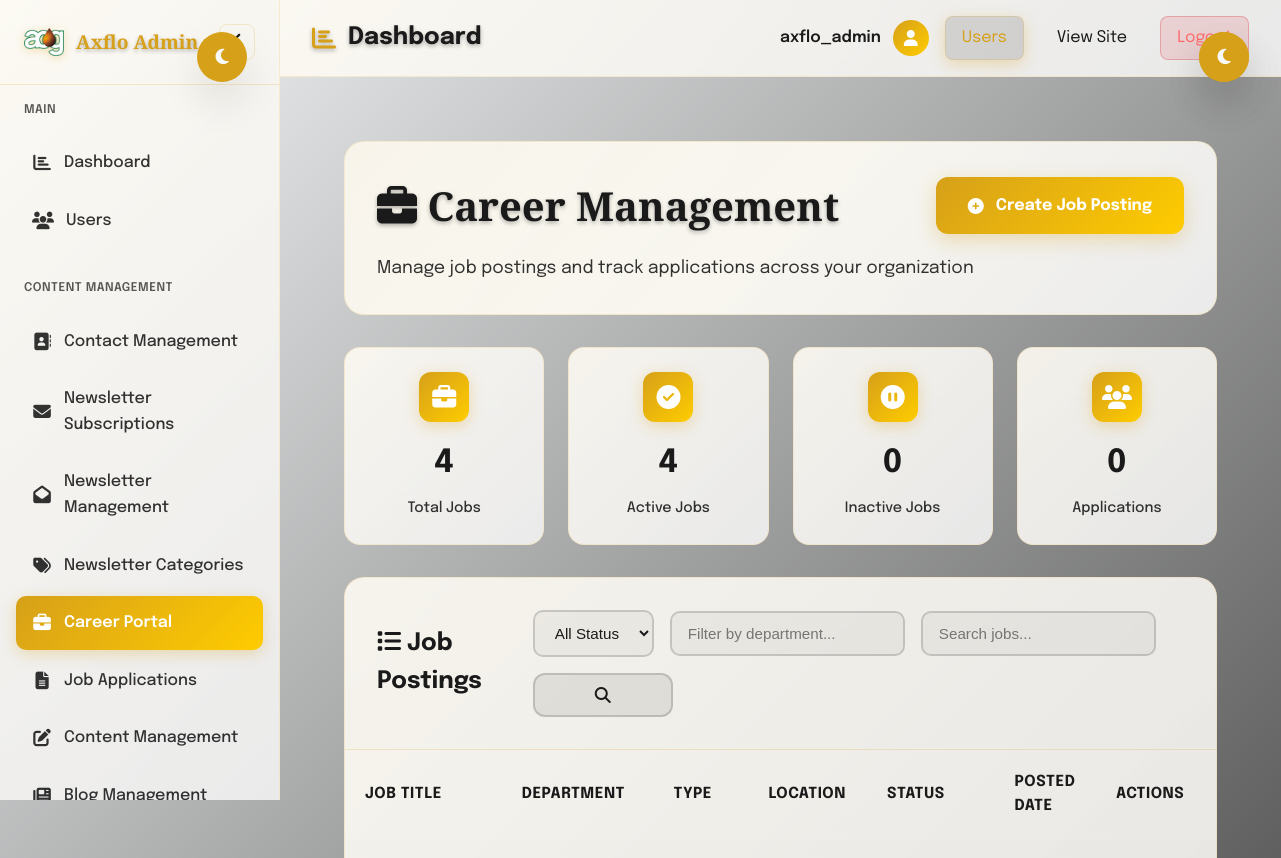
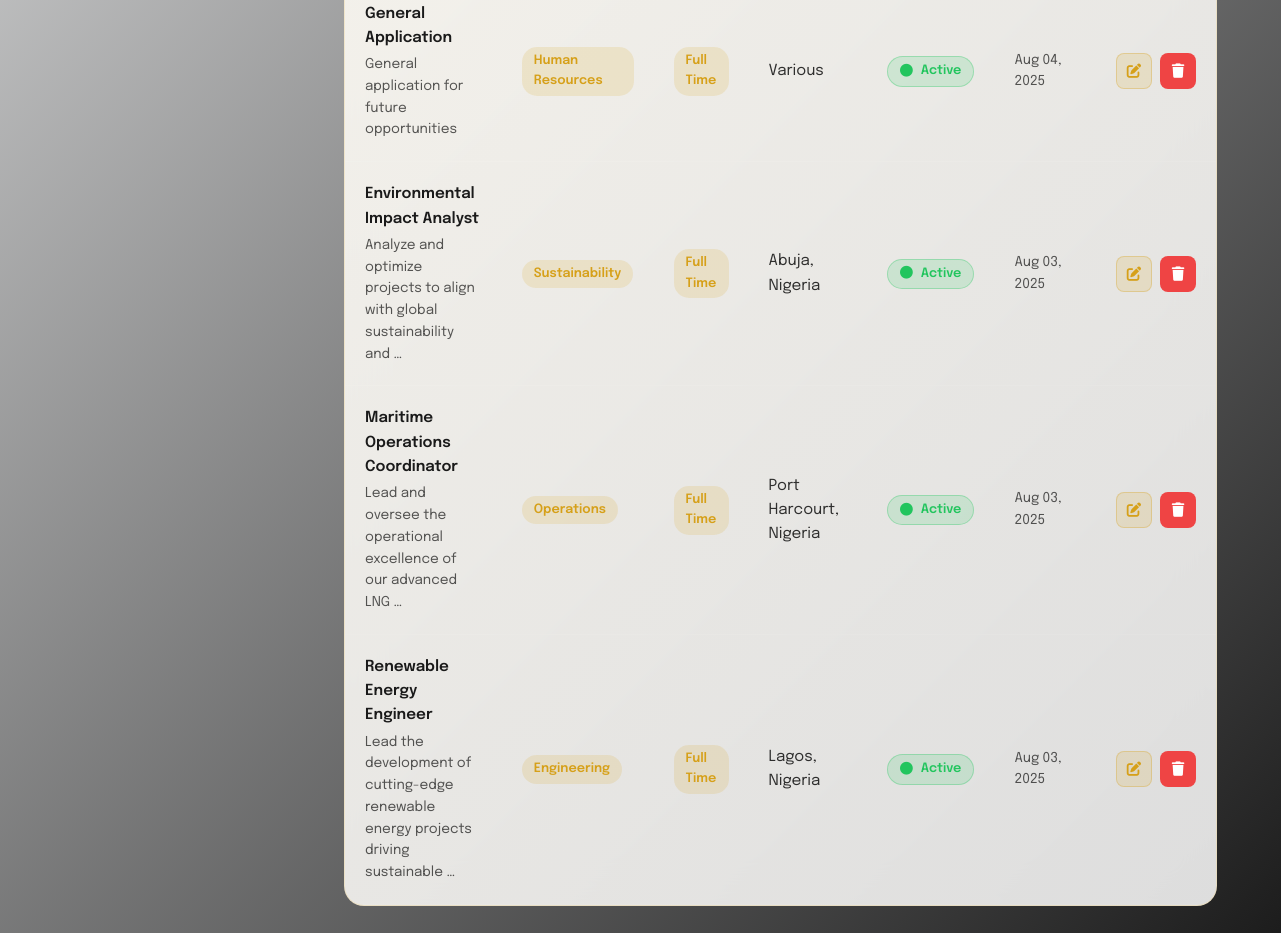
/admin-careers/ (signed in), run on the app's committed database (2 pictures, top to bottom).
### axflo_app/models.py (models this page shows, shortened)
class JobPosting(models.Model):
    EMPLOYMENT_TYPE_CHOICES = [
        ('FULL_TIME', 'Full Time'),
        ('PART_TIME', 'Part Time'),
        ('CONTRACT', 'Contract'),
        ('INTERNSHIP', 'Internship'),
    ]
    STATUS_CHOICES = [
        ('ACTIVE', 'Active'),
        ('INACTIVE', 'Inactive'),
        ('CLOSED', 'Closed'),
    ]
    title = models.CharField(max_length=200)
    description = models.TextField()
    requirements = models.TextField()
    location = models.CharField(max_length=200)
    department = models.CharField(max_length=200)
    employment_type = models.CharField(max_length=20, choices=EMPLOYMENT_TYPE_CHOICES, default='FULL_TIME')
    salary_range = models.CharField(max_length=100, blank=True)
    status = models.CharField(max_length=20, choices=STATUS_CHOICES, default='ACTIVE')
    posted_date = models.DateTimeField(auto_now_add=True)
    closing_date = models.DateField(blank=True, null=True)
    class Meta:
        ordering = ['-posted_date']

### axflo_app/views.py (the view, shortened to what this page needs)
# urls.py: path('admin-careers/', views.admin_careers, name='admin_careers'),
def admin_careers(request):
    from django.http import HttpResponseRedirect
    from django.core.paginator import Paginator
    from django.db.models import Q
    if not request.user.is_authenticated:
        return HttpResponseRedirect('/admin-login/')
    if not (request.user.is_staff or request.user.is_superuser):
        return HttpResponseRedirect('/admin-login/')
    status_filter = request.GET.get('status', 'all')
    department_filter = request.GET.get('department', '')
    search_query = request.GET.get('search', '')
    jobs = JobPosting.objects.all()
    if status_filter != 'all':
        jobs = jobs.filter(status=status_filter)
    if department_filter:
        jobs = jobs.filter(department__icontains=department_filter)
    jobs = jobs.order_by('-posted_date')
    paginator = Paginator(jobs, 15)
    page_number = request.GET.get('page')
    page_obj = paginator.get_page(page_number)
    context = {
        'jobs': page_obj,
        'status_filter': status_filter,
        'department_filter': department_filter,
        'search_query': search_query,
        'total_jobs': JobPosting.objects.count(),
        'active_jobs': JobPosting.objects.filter(status='ACTIVE').count(),
        'inactive_jobs': JobPosting.objects.filter(status='INACTIVE').count(),
    }
    return render(request, 'axflo_app/admin/careers.html', context)

### axflo_app/templates/axflo_app/admin/careers.html (shortened to what this page needs)
{% extends 'axflo_app/admin/admin_base.html' %}
{% load static %}
{% block content %}
<div class="career-list-container">
    <button class="theme-toggle" onclick="toggleTheme()" title="Toggle Dark/Light Mode">
        <i class="fas fa-moon" id="theme-icon"></i>
    </button>
    <div class="career-list-header">
        <div class="career-list-title">
            <h1><i class="fas fa-briefcase"></i> Career Management</h1>
            <a href="/admin-career-create/" class="career-add-btn">
                <i class="fas fa-plus-circle"></i>
                Create Job Posting
            </a>
        </div>
        <p class="career-list-subtitle">Manage job postings and track applications across your organization</p>
    </div>
    <div class="career-stats">
        <div class="career-stat-card">
            <div class="career-stat-icon">
                <i class="fas fa-briefcase"></i>
            </div>
            <div class="career-stat-number">{{ total_jobs }}</div>
            <div class="career-stat-label">Total Jobs</div>
        </div>
        <div class="career-stat-card">
            <div class="career-stat-icon">
                <i class="fas fa-check-circle"></i>
            </div>
            <div class="career-stat-number">{{ active_jobs }}</div>
            <div class="career-stat-label">Active Jobs</div>
        </div>
        <div class="career-stat-card">
            <div class="career-stat-icon">
                <i class="fas fa-pause-circle"></i>
            </div>
            <div class="career-stat-number">{{ inactive_jobs }}</div>
            <div class="career-stat-label">Inactive Jobs</div>
        </div>
        <div class="career-stat-card">
            <div class="career-stat-icon">
                <i class="fas fa-users"></i>
            </div>
            <div class="career-stat-number">{{ total_applications|default:"0" }}</div>
            <div class="career-stat-label">Applications</div>
        </div>
    </div>
    <div class="career-table-container">
        <div class="career-table-header">
            <h2><i class="fas fa-list"></i> Job Postings</h2>
            <div class="career-search-box">
                <form method="get" class="career-filters">
                    <select name="status" class="career-search-input" onchange="this.form.submit()" style="width: auto;">
                        <option value="all" {% if status_filter == 'all' %}selected{% endif %}>All Status</option>
                    </select>
                    <input type="text" name="department" placeholder="Filter by department..." value="{{ department_filter }}" class="career-search-input" style="width: auto;">
                    <input type="text" name="search" placeholder="Search jobs..." value="{{ search_query }}" class="career-search-input">
                    <button type="submit" class="career-btn career-btn-secondary" style="padding: 0.75rem;">
                        <i class="fas fa-search"></i>
                    </button>
                </form>
            </div>
        </div>
        <div class="career-table-wrapper">
            <table class="career-table">
                <thead>
                    <tr>
                        <th>Job Title</th>
                        <th>Department</th>
                        <th>Type</th>
                        <th>Location</th>
                        <th>Status</th>
                        <th>Posted Date</th>
                        <th>Actions</th>
                    </tr>
                </thead>
                <tbody>
                    {% for job in jobs %}
                    <tr class="career-row">
                        <td>
                            <div class="career-title-cell">{{ job.title }}</div>
                            <div style="color: var(--text-tertiary); font-size: 0.85rem; margin-top: 0.25rem;">{{ job.description|truncatewords:10 }}</div>
                        </td>
                        <td>
                            <span class="career-department-badge">{{ job.department }}</span>
                        </td>
                        <td>
                            <span class="type-badge">{{ job.get_employment_type_display }}</span>
                        </td>
                        <td>{{ job.location }}</td>
                        <td>
                            <span class="career-status-badge {% if job.status == 'ACTIVE' %}active{% else %}inactive{% endif %}">
                                {% if job.status == 'ACTIVE' %}
                                    <i class="fas fa-circle"></i>
                                {% else %}
                                    <i class="fas fa-pause-circle"></i>
                                {% endif %}
                                {{ job.get_status_display }}
                            </span>
                        </td>
                        <td>
                            <div class="career-date">{{ job.posted_date|date:"M d, Y" }}</div>
                        </td>
                        <td>
                            <div class="career-actions">
                                <a href="/admin-career-edit/{{ job.id }}/" class="career-action-btn edit" title="Edit Job">
                                    <i class="fas fa-edit"></i>
                                </a>
                                <button onclick="deleteJob({{ job.id }}, '{{ job.title|escapejs }}')" class="career-action-btn delete" title="Delete Job">
                                    <i class="fas fa-trash"></i>
                                </button>
                            </div>
                        </td>
                    </tr>
                    {% endfor %}
                </tbody>
            </table>
        </div>
    </div>
</div>
{% endblock %}

### axflo_app/templates/axflo_app/admin/components/admin_header.html (shortened to what this page needs)
<header class="main-header">
    <div class="header-left">
        <h1 class="page-title">
            <i class="fas {{ page_icon|default:'fa-chart-bar' }} page-icon"></i>
            {{ page_title|default:'Dashboard' }}
        </h1>
    </div>
    <div class="header-right">
        <div class="user-info">
            <span class="user-name">{{ request.user.username|default:'Admin' }}</span>
            <div class="user-avatar">
                <i class="fas fa-user"></i>
            </div>
        </div>
        <button class="theme-toggle" id="themeToggle2">
        </button>
        <nav class="admin-nav">
            <a href="/admin-users/" class="current">Users</a>
            <a href="/" target="_blank">View Site</a>
            <a href="/admin-logout/" class="logout-btn">Logout</a>
        </nav>
    </div>
</header>

### axflo_app/static/axflo_app/css/base.css (style rules this page uses)
:root { --primary-gold: #d6a019; --primary-gold-light: #ffcc00; --bg-dark: #0a0a0a; --bg-light: #fafafa; --bg-glass: rgba(255, 255, 255, 0.08); --bg-glass-hover: rgba(255, 255, 255, 0.12); --text-primary: #1a1a1a; --text-secondary: rgba(26, 26, 26, 0.7); --text-tertiary: rgba(26, 26, 26, 0.5); --text-dark: #000000; --text-white: #ffffff; --text-light-alpha: rgba(255, 255, 255, 0.9); --text-light-secondary: rgba(255, 255, 255, 0.7); --border-glass: rgba(214, 160, 25, 0.3); --shadow-primary: 0 20px 40px rgba(0, 0, 0, 0.1); --shadow-hover: 0 25px 50px rgba(0, 0, 0, 0.4); --blur-amount: 20px; --transition: all 0.6s cubic-bezier(0.25, 0.46, 0.45, 0.94); --transition-smooth: all 0.4s cubic-bezier(0.25, 0.46, 0.45, 0.94); --transition-bounce: all 0.6s cubic-bezier(0.68, -0.55, 0.265, 1.55); --background: rgb(214, 160, 25); --hover-color: #ffcc00; --primary-gradient: rgba(0, 0, 0, 0.8); --secondary-gradient: rgba(0, 0, 0, 1); --shadow-color: rgba(0, 0, 0, 0.3); --overlay-color: rgba(0, 0, 0, 0.5); --accent-glow: rgba(214, 160, 25, 0.3); --glass-border: rgba(214, 160, 25, 0.2); --news-section-bg: #141414; --card-bg: rgba(20, 20, 20, 0.6); --card-border: rgba(214, 160, 25, 0.15); --gradient-overlay: linear-gradient(135deg, rgba(214, 160, 25, 0.1) 0%, rgba(0, 0, 0, 0.3) 100%); --gradient-mesh: linear-gradient(135deg, rgba(214, 160, 25, 0.15) 0%, rgba(255, 204, 0, 0.08) 50%, rgba(0, 0, 0, 0.3) 100%); --footer-bg: rgb(214, 160, 25); --footer-text: #000; --footer-link-hover: rgb(214, 160, 25); --footer-border: #fff; }
* { margin: 0; padding: 0; box-sizing: border-box; }
body { font-family: 'Epilogue', sans-serif; line-height: 1.6; color: var(--text-primary); background: var(--bg-light); overflow-x: hidden; }

### axflo_app/templates/axflo_app/admin/careers.html (style rules this page uses)
:root { --primary-gold: #d6a019; --primary-gold-light: #ffcc00; --bg-dark: #0a0a0a; --bg-light: #fafafa; --bg-glass: rgba(255, 255, 255, 0.08); --bg-glass-hover: rgba(255, 255, 255, 0.12); --text-primary: #1a1a1a; --text-secondary: rgba(26, 26, 26, 0.7); --text-tertiary: rgba(26, 26, 26, 0.5); --text-white: #ffffff; --text-light-alpha: rgba(255, 255, 255, 0.9); --text-light-secondary: rgba(255, 255, 255, 0.7); --border-glass: rgba(214, 160, 25, 0.3); --shadow-primary: 0 20px 40px rgba(0, 0, 0, 0.1); --shadow-hover: 0 25px 50px rgba(0, 0, 0, 0.4); --blur-amount: 20px; --transition: all 0.6s cubic-bezier(0.25, 0.46, 0.45, 0.94); --transition-smooth: all 0.4s cubic-bezier(0.25, 0.46, 0.45, 0.94); --success-color: #22c55e; --warning-color: #f59e0b; --error-color: #ef4444; --info-color: #3b82f6; --card-bg: rgba(255, 255, 255, 0.95); --card-border: rgba(214, 160, 25, 0.15); }
.theme-toggle { position: fixed; top: 2rem; right: 2rem; z-index: 1000; background: var(--primary-gold); border: none; width: 50px; height: 50px; border-radius: 50%; display: flex; align-items: center; justify-content: center; color: var(--bg-dark); font-size: 1.2rem; cursor: pointer; transition: var(--transition); box-shadow: var(--shadow-primary); }
.career-action-btn.delete { background: var(--error-color) !important; color: white !important; border: none; transition: var(--transition-smooth); }

### data on the page
JobPosting: title "General Application", description "General application for future opportunities", department "Human Resources", employment_type "Full Time", location "Various", status "Active", posted_date "Aug 04, 2025"
JobPosting: title "Environmental Impact Analyst", description "Analyze and optimize projects to align with global sustainability and …", department "Sustainability", employment_type "Full Time", location "Abuja, Nigeria", status "Active", posted_date "Aug 03, 2025"
JobPosting: title "Maritime Operations Coordinator", description "Lead and oversee the operational excellence of our advanced LNG …", department "Operations", employment_type "Full Time", location "Port Harcourt, Nigeria", status "Active", posted_date "Aug 03, 2025"
JobPosting: title "Renewable Energy Engineer", description "Lead the development of cutting-edge renewable energy projects driving sustainable …", department "Engineering", employment_type "Full Time", location "Lagos, Nigeria", status "Active", posted_date "Aug 03, 2025"

### other printed values
{{ page_title|default:'Dashboard' }} "Dashboard"
{{ request.user.username|default:'Admin' }} "axflo_admin"
{{ total_jobs }} "4"
{{ active_jobs }} "4"
{{ inactive_jobs }} "0"
{{ total_applications|default:"0" }} "0"
